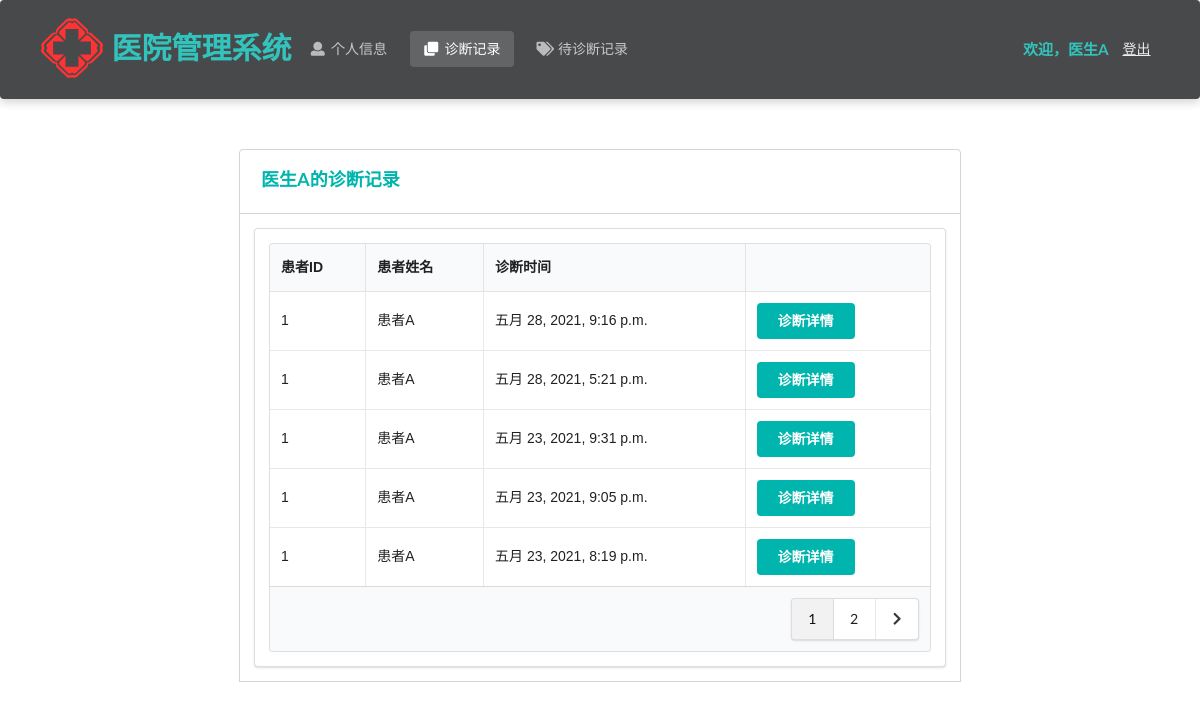
/doctor/diagnosis/ (signed in), run on an earlier commit of the app's database.
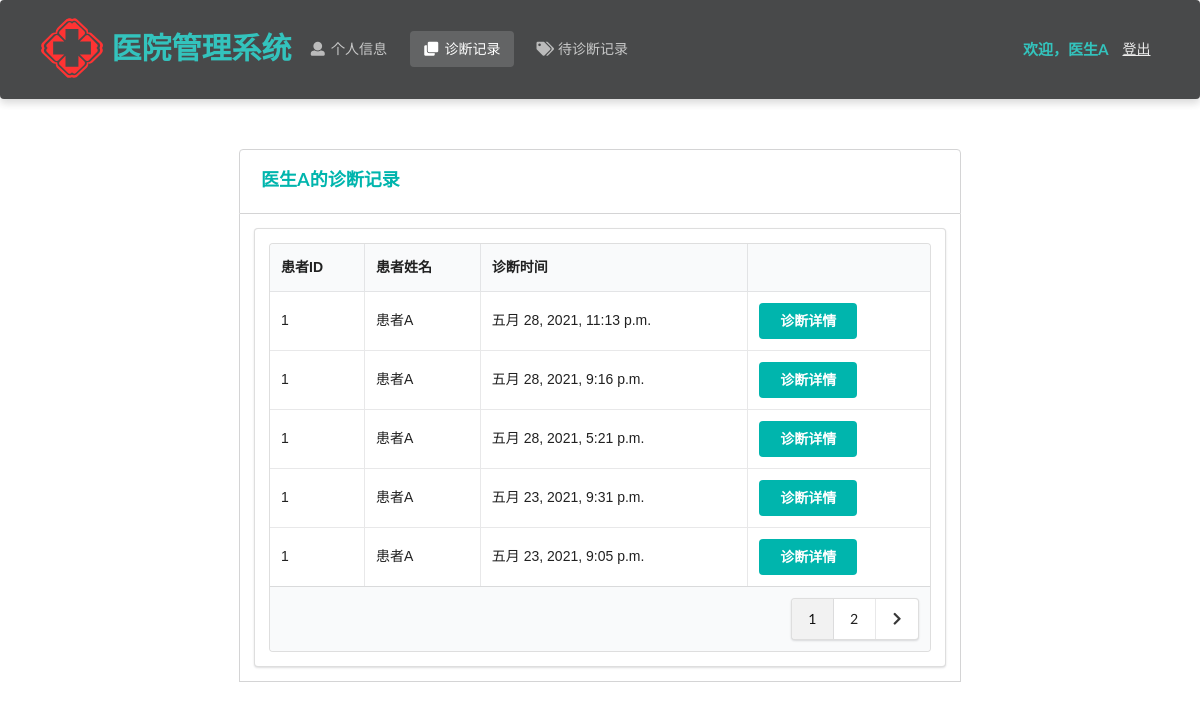
And on a later commit of the database.
### Hospital/models.py (models this page shows, shortened)
class Diagnosis(models.Model):
    patient = models.ForeignKey(Patient, on_delete=models.CASCADE)  # 患者
    doctor = models.ForeignKey(Doctor, on_delete=models.CASCADE)  # 医生
    appointment = models.ForeignKey(Appointment, on_delete=models.CASCADE, null=True)  # 对应的挂号
    create_time = models.DateTimeField(auto_now_add=True)  # 创建时间
    detail = models.TextField()  # 诊断详情
    class Meta:
        ordering = ["-create_time"]

class Patient(models.Model):
    name = models.CharField(max_length=10)  # 姓名
    password = models.CharField(max_length=32)  # 密码
    gender = models.CharField(max_length=32, choices=gender_choices)  # 性别
    identity_card_no = models.CharField(max_length=32, unique=True)  # 身份证号
    medical_insurance = models.BooleanField()  # 是否有医保
    telephone_no = models.CharField(max_length=32)  # 电话号码
    birth_date = models.DateField()  # 出生日期
    create_time = models.DateTimeField(auto_now_add=True)  # 注册时间

### Hospital/doctorViews.py (the view)
# urls.py: path('doctor/diagnosis/', doctorViews.diagnosis),
def diagnosis(request):
    if request.method == 'POST':
        request.session['diagnosis'] = request.POST.get('diagnosis')
        return redirect('/doctor/diagnosis/detail')
    identity_card_no = request.session['identity_card_no']
    doctor = models.Doctor.objects.get(identity_card_no=identity_card_no)
    diagnosis_records = models.Diagnosis.objects.filter(doctor=doctor)
    num_per_page = 5
    paginator = Paginator(diagnosis_records, num_per_page)
    page = request.GET.get('page', 1)
    try:
        page_obj = paginator.page(page)
    except PageNotAnInteger:
        page_obj = paginator.page(1)
    except EmptyPage:
        page_obj = paginator.page(paginator.num_pages)
    is_paginated = True if paginator.num_pages > 1 else False
    page_range = paginator.get_elided_page_range(page, on_each_side=3, on_ends=2)
    return render(request, 'doctor/diagnosis.html', locals())

### Hospital/templates/doctor/diagnosis.html (shortened to what this page needs)
<!DOCTYPE html>
<html lang="ch">
{% load static %}
<head>
    <link rel="stylesheet" href="https://cdn.jsdelivr.net/semantic-ui/2.2.4/semantic.min.css">
    <link rel="stylesheet" href="../../static/Hospital/css/me.css">
    <link rel="stylesheet" href="{% static 'Hospital/css/entry.css' %}">
</head>
<body>
    <nav class="ui inverted  segment m-padded-tb-large m-shadow-small m-opacity-mini">
        <div class="ui container">
            <div class="ui inverted secondary stackable menu">
                <img src="../../static/Hospital/img/logo.svg" height="80" width="80"/>
                <h2 class="ent">医院管理系统</h2>
                <a href="/doctor/info/" class="m-item item"><i class="user icon"></i>个人信息</a>
                <a href="/doctor/diagnosis/" class="active m-item item"><i class="clone icon"></i>诊断记录</a>
                <a href="/doctor/pendingDiagnosis" class="m-item item"><i class="tags icon"></i>待诊断记录</a>
                <div class="right m-item item">
                    <h4 class="ui teal header item">欢迎，{{ doctor.name }}</h4>
                    <a href="/doctor/logout/" class="text-success "><ins>登出</ins></a>
                </div>
            </div>
        </div>
    </nav>
    <div class="m-container-small m-padded-tb-big">
        <div class="container">
            <div class="ui top attached rounded padded segment">
                <div class="ui middle aligned two column grid">
                    <div class="column">
                        <h3 class="ui teal header">{{ doctor.name }}的诊断记录</h3>
                    </div>
                </div>
            </div>
            <div class="ui attached segment">
                <div class="ui segment m-width-middle">
                    <table class="ui celled table">
                        <thead>
                            <tr>
                                <th>患者ID</th>
                                <th>患者姓名</th>
                                <th>诊断时间</th>
                                <th></th>
                            </tr>
                        </thead>
                        <tbody>
                            {% for rec in page_obj%}
                            <tr>
                                <td>{{ rec.patient.identity_card_no }}</td>
                                <td>{{ rec.patient.name }}</td>
                                <td>{{ rec.create_time }}</td>
                                <td><form action="" method="post">
                                    <button type="submit"  value="诊断详情" class="ui teal centered button">诊断详情</button>
                                    </form>
                                    </td>
                            </tr>
                            {% endfor %}
                        </tbody>
                      <tfoot>
                      {% if is_paginated %}
                        <tr><th colspan="4">
                          <div class="ui right floated pagination menu">
                              {% for i in page_range %}
                                {% if page_obj.number == i %}
                                    <a class="item active">{{ i }}</a>
                                {% elif i == '…' %}
                                    <a class="item" href="?page=1">{{ i }}</a>
                                {% else %}
                                    <a class="item" href="?page={{ i }}">{{ i }}</a>
                                {% endif %}
                              {% endfor %}
                              {% if page_obj.has_next %}
                              <a class="icon item" href ="?page={{ page_obj.next_page_number }}">
                              <i class="right chevron icon"></i>
                              </a>
                              {% endif %}
                          </div>
                        </th>
                      </tr>
                      {% endif %}
                      </tfoot>
                    </table>
                </div>
            </div>
        </div>
            </div>
    <br>
    <br>
    <br>
</body>
</html>

What changed in the data, as far as the page shows it:
no longer on this page (row unchanged): Diagnosis: patient.identity_card_no "1", patient.name "患者A", create_time "五月 23, 2021, 8:19 p.m."
added Diagnosis: patient.identity_card_no "1", patient.name "患者A", create_time "五月 28, 2021, 11:13 p.m."
